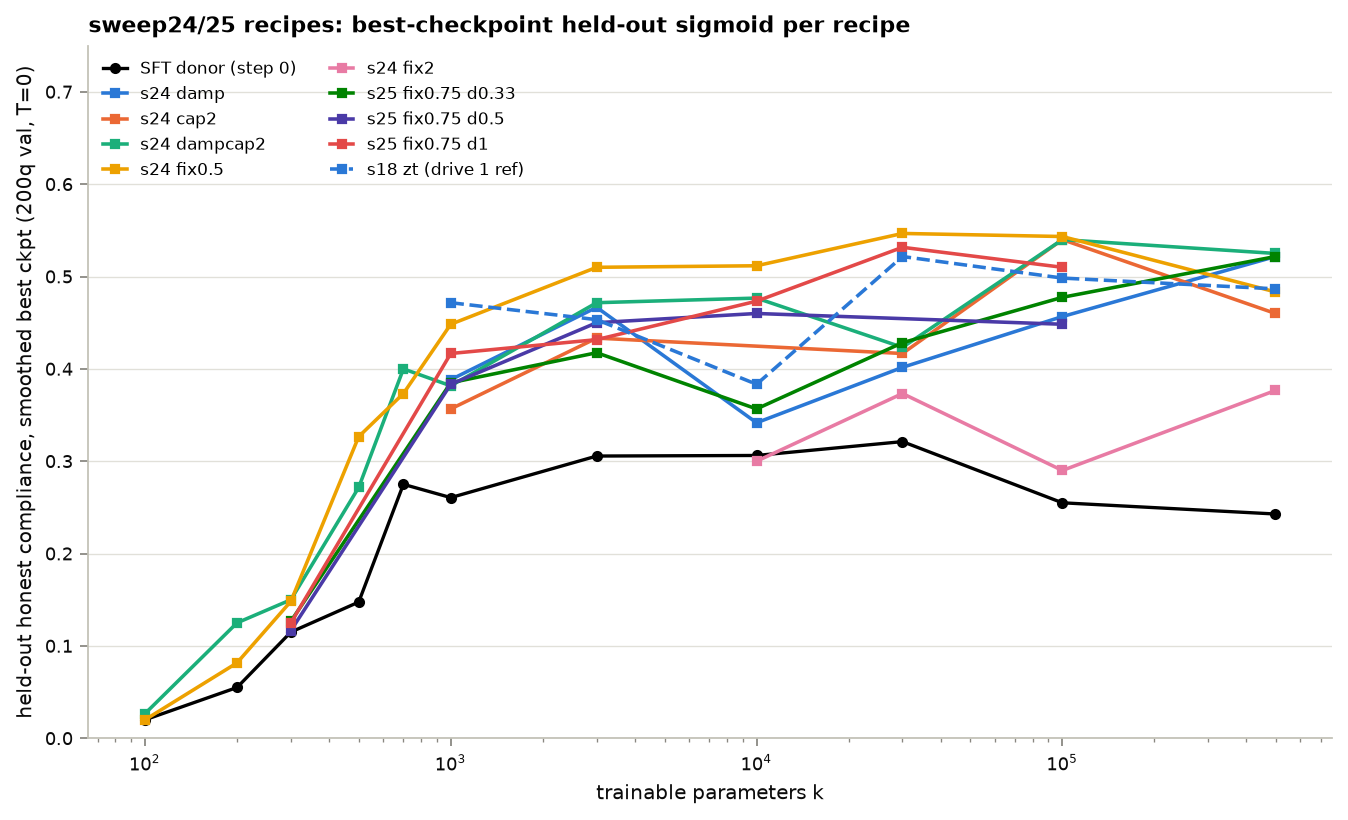

Generate this figure with Python:
"""Per-recipe held-out sigmoids for sweep24/25 (+ sweep18-zt reference): honest held-out
(compliant ∧ answered ∧ non-hollow, 200q val, T=0) vs k. Per run: gate-A best (acc >= .8x step0),
neighbor-smoothed best (mean over ckpt ±10), endpoint. Runs summarize.py first to fill the cache.
Usage: python rl/analysis/sweep2425_sigmoid.py [--no-refresh]"""
import json, subprocess, sys, glob
from pathlib import Path
import numpy as np
ROOT = Path(__file__).resolve().parents[2]
CACHE = ROOT / "rl/runs/sweep23_conjunctive/summary_cache.json"
SUMM = ROOT / "rl/runs/sweep23_conjunctive/summarize.py"
finished = [p for p in glob.glob(str(ROOT / "rl/runs/sweep2[45]_*/sweep2*-*")) if Path(p, "eval_summary.json").exists()]
if "--no-refresh" not in sys.argv:
    cache = json.loads(CACHE.read_text()) if CACHE.exists() else {}
    todo = [p for p in finished if Path(p).name not in cache]
    if todo:
        subprocess.run([sys.executable, str(SUMM), *todo], check=True, capture_output=True)
cache = json.loads(CACHE.read_text())
KMAP = {"k100": 100, "k200": 200, "k300": 300, "k500": 500, "k700": 700, "k1k": 1000, "k3k": 3000, "k10k": 10000, "k30k": 30000, "k100k": 100000, "kall": 497664}
ARMS = {"s24 damp": "sweep24-damp-", "s24 cap2": "sweep24-cap2-", "s24 dampcap2": "sweep24-dampcap2-", "s24 fix0.5": "sweep24-fix05-", "s24 fix2": "sweep24-fix20-",
        "s25 fix0.75 d0.33": "sweep25-d033-", "s25 fix0.75 d0.5": "sweep25-d050-", "s25 fix0.75 d1": "sweep25-d100-", "s18 zt (drive 1 ref)": "sweep18-zt-"}
def stats(name):
    H = {int(s): v for s, v in cache[name]["heldout"].items()}; S = sorted(H); s0 = H[0]
    ok = [s for s in S if s > 0 and H[s]["acc"] >= 0.8 * s0["acc"]]
    best = max(ok, key=lambda s: H[s]["honest"]) if ok else None
    sm = {s: np.mean([H[t]["honest"] for t in S if abs(t - s) <= 10]) for s in S if s > 0}; sb = max(sm, key=sm.get)
    return dict(s0=s0["honest"], best=H[best]["honest"] if best else float("nan"), best_step=best, sm=sm[sb], sm_step=sb,
                end=H[S[-1]]["honest"], end_step=S[-1], end_acc=H[S[-1]]["acc"], acc_best=H[best]["acc"] if best else float("nan"), acc0=s0["acc"])
rows = {}
for arm, pre in ARMS.items():
    for name in cache:
        if not name.startswith(pre): continue
        k = name[len(pre):].replace("-lr33", "")
        if k not in KMAP: continue
        rows.setdefault(arm, {})[KMAP[k]] = stats(name)
ks = sorted({k for a in rows.values() for k in a})
print("neighbor-smoothed best honest held-out (gate-A best in parens; 'x' = collapsed (endpoint accuracy <.15))")
print(f"{'arm':22s}" + "".join(f"{k:>12d}" for k in ks))
for arm in ARMS:
    if arm not in rows: continue
    line = f"{arm:22s}"
    for k in ks:
        st = rows[arm].get(k)
        line += f"{'':>12s}" if st is None else f"{st['sm']:.2f}({st['best']:.2f}){'x' if st['end_acc'] < 0.15 else ' '}".rjust(12)
    print(line)
print("\nSFT donor step-0 honest (mean over arms):", {k: round(np.mean([rows[a][k]['s0'] for a in rows if k in rows[a]]), 3) for k in ks})
# figure
import matplotlib; matplotlib.use("Agg"); import matplotlib.pyplot as plt
sys.path.insert(0, str(ROOT)); from utils import PALETTE, set_matplotlib_style
set_matplotlib_style(); fig, ax = plt.subplots(figsize=(8.5, 5.2))
sft = {k: np.mean([rows[a][k]["s0"] for a in rows if k in rows[a]]) for k in ks}
ax.plot(list(sft), list(sft.values()), "o-", color="black", lw=1.5, ms=4, label="SFT donor (step 0)")
for i, arm in enumerate([a for a in ARMS if a in rows]):
    kk = sorted(rows[arm]); ax.plot(kk, [rows[arm][k]["sm"] for k in kk], "s-", color=PALETTE[i % len(PALETTE)], lw=1.6, ms=4, label=arm,
                                    ls="--" if "ref" in arm else "-")
ax.set_xscale("log"); ax.set_ylim(0, 0.75); ax.set_xlabel("trainable parameters k"); ax.set_ylabel("held-out honest compliance, smoothed best ckpt (200q val, T=0)")
ax.legend(fontsize=7.5, ncol=2, loc="upper left"); ax.set_title("sweep24/25 recipes: best-checkpoint held-out sigmoid per recipe")
fig.tight_layout(); out = ROOT / "rl/analysis/sweep2425_sigmoid.png"; fig.savefig(out, dpi=160, bbox_inches="tight"); print(out)
